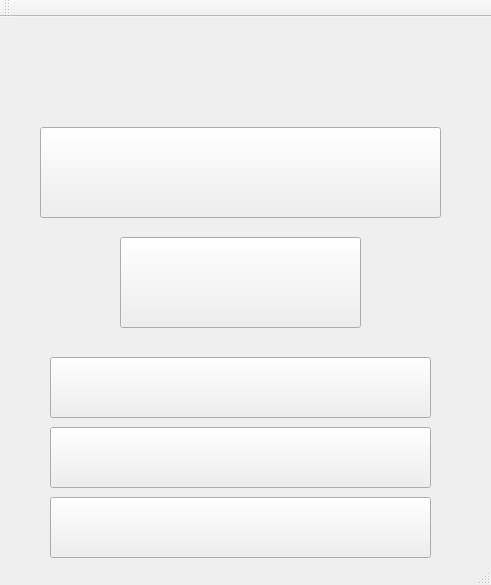
<?xml version="1.0" encoding="UTF-8"?>
<ui version="4.0">
 <class>MainWindow</class>
 <widget class="QMainWindow" name="MainWindow">
  <property name="geometry">
   <rect>
    <x>0</x>
    <y>0</y>
    <width>491</width>
    <height>585</height>
   </rect>
  </property>
  <property name="windowTitle">
   <string>Brick Breaker!</string>
  </property>
  <widget class="QWidget" name="centralWidget">
   <widget class="QLabel" name="label">
    <property name="geometry">
     <rect>
      <x>0</x>
      <y>0</y>
      <width>491</width>
      <height>71</height>
     </rect>
    </property>
    <property name="text">
     <string/>
    </property>
    <property name="pixmap">
     <pixmap resource="resources.qrc">:/images/title.png</pixmap>
    </property>
    <property name="scaledContents">
     <bool>true</bool>
    </property>
   </widget>
   <widget class="QPushButton" name="btnPlay">
    <property name="geometry">
     <rect>
      <x>40</x>
      <y>110</y>
      <width>401</width>
      <height>91</height>
     </rect>
    </property>
    <property name="text">
     <string/>
    </property>
    <property name="icon">
     <iconset>
      <normalon>:/images/newgame.png</normalon>
     </iconset>
    </property>
    <property name="iconSize">
     <size>
      <width>400</width>
      <height>400</height>
     </size>
    </property>
   </widget>
   <widget class="QPushButton" name="btnHowToPlay">
    <property name="geometry">
     <rect>
      <x>50</x>
      <y>340</y>
      <width>381</width>
      <height>61</height>
     </rect>
    </property>
    <property name="text">
     <string/>
    </property>
    <property name="icon">
     <iconset>
      <normalon>:/images/howto.png</normalon>
     </iconset>
    </property>
    <property name="iconSize">
     <size>
      <width>300</width>
      <height>300</height>
     </size>
    </property>
   </widget>
   <widget class="QPushButton" name="btnMultiplayer">
    <property name="geometry">
     <rect>
      <x>50</x>
      <y>480</y>
      <width>381</width>
      <height>61</height>
     </rect>
    </property>
    <property name="text">
     <string/>
    </property>
    <property name="icon">
     <iconset>
      <normalon>:/images/multiplayer.png</normalon>
     </iconset>
    </property>
    <property name="iconSize">
     <size>
      <width>300</width>
      <height>300</height>
     </size>
    </property>
   </widget>
   <widget class="QPushButton" name="btnHighScores">
    <property name="geometry">
     <rect>
      <x>50</x>
      <y>410</y>
      <width>381</width>
      <height>61</height>
     </rect>
    </property>
    <property name="text">
     <string/>
    </property>
    <property name="icon">
     <iconset>
      <normalon>:/images/highscore.png</normalon>
     </iconset>
    </property>
    <property name="iconSize">
     <size>
      <width>300</width>
      <height>300</height>
     </size>
    </property>
   </widget>
   <widget class="QPushButton" name="btnLoad">
    <property name="geometry">
     <rect>
      <x>120</x>
      <y>220</y>
      <width>241</width>
      <height>91</height>
     </rect>
    </property>
    <property name="text">
     <string/>
    </property>
    <property name="icon">
     <iconset>
      <normalon>:/images/load.png</normalon>
     </iconset>
    </property>
    <property name="iconSize">
     <size>
      <width>200</width>
      <height>200</height>
     </size>
    </property>
   </widget>
  </widget>
  <widget class="QToolBar" name="mainToolBar">
   <attribute name="toolBarArea">
    <enum>TopToolBarArea</enum>
   </attribute>
   <attribute name="toolBarBreak">
    <bool>false</bool>
   </attribute>
  </widget>
  <widget class="QStatusBar" name="statusBar"/>
 </widget>
 <layoutdefault spacing="6" margin="11"/>
 <resources>
  <include location="resources.qrc"/>
 </resources>
 <connections/>
</ui>
